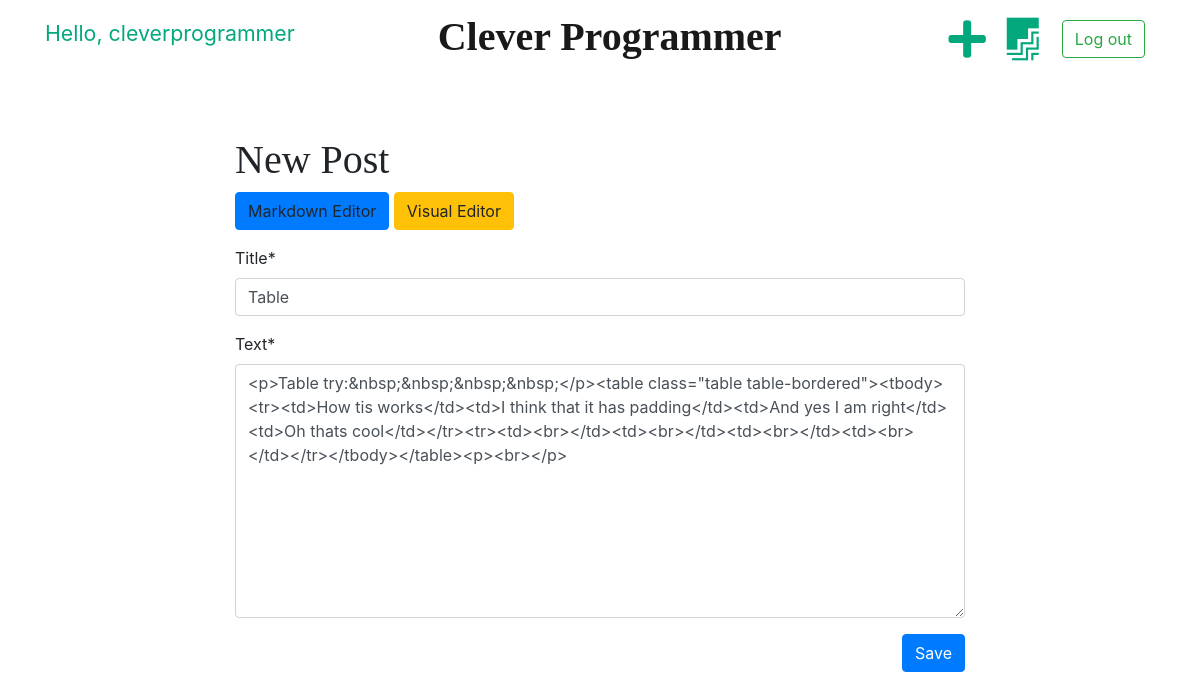
The app's page /post/19/edit/ (signed in) with its own data.
### blog/models.py (models this page shows, shortened)
class Post(models.Model):
    author = models.ForeignKey('auth.User', on_delete=models.CASCADE)
    title = models.CharField(max_length=200)
    text = models.TextField()
    created_date = models.DateTimeField(default=timezone.now)
    published_date = models.DateTimeField(blank=True, null=True)

### blog/views.py (the view)
# urls.py: path('post/<int:pk>/edit/', views.post_edit, name='post_edit'),
@login_required
def post_edit(request, pk):
    post = get_object_or_404(Post, pk=pk)
    if request.method == 'POST':
        form = PostForm(request.POST, instance=post)
        if form.is_valid():
            post = form.save(commit=False)
            post.author = request.user
            post.save()
            return redirect('post_detail', pk=post.pk)
    else:
        form = PostForm(instance=post)
        stuff_for_frontend = {'form': form, 'post': post}
    return render(request, 'blog/post_edit.html', stuff_for_frontend)

### blog/forms.py
class PostForm(forms.ModelForm):
    helper = FormHelper()
    helper.form_method = 'POST'
    helper.add_input(Submit('Save', 'Save', css_class='btn-primary'))
    class Meta:
        model = Post
        fields = ('title', 'text')
        widgets = {
            "text":forms.Textarea(attrs={'name':'editordata','placeholder':'You can use markdown here...','class':'summernote'}),
        }

### blog/templates/blog/post_edit.html (shortened to what this page needs)
{% extends 'blog/base.html' %}
{% load crispy_forms_tags %}
{% block content %}
    <h1>New Post</h1>
	<a class="btn btn-primary" onclick="summernoteDestroy()">Markdown Editor</a> <a class="btn btn-warning" onclick="summernoteCall()">Visual Editor</a>
    <form method="post" class="post-form-blog">
        {% crispy form %}
    </form>
{% endblock %}

### blog/templates/blog/base.html (shortened to what this page needs)
{% load staticfiles %}
<!DOCTYPE html>
<html lang="en">
<head>
    <link rel="stylesheet" href="https://stackpath.bootstrapcdn.com/bootstrap/4.1.3/css/bootstrap.min.css">
    <link rel="stylesheet" href="{% static 'css/blog.css' %}">
    <link rel="stylesheet" href="https://use.fontawesome.com/releases/v5.2.0/css/all.css"
>
    <link rel="stylesheet" href="{% static 'css/zenburn.css' %}">
</head>
<body>
<nav class="navbar navbar-expand-md navbar-light navbar-brand-center">
	<div class="container">
	<div class="navbar-header">
		<a href="{% url 'post_list' %}" class='navbar-brand'><h1><strong>Clever Programmer</strong></h1></a>
		{% if user.is_authenticated %}
		<p class="top-menu-hello">Hello, {{ user.username }}</p>
		</div>
		<div class="collapse navbar-collapse" id="navbarText">
			<ul class="navbar-nav ml-auto mt-2 mt-lg-0">
			  <li class="nav-item">
				<a href="{% url 'post_new' %}" class="nav-link top-menu"><i class="fas fa-plus fa-2x"></i></a>
			  </li>
			  <li class="nav-item">
				<a href="{% url 'post_draft_list' %}" class="nav-link top-menu"><i class="fab fa-firstdraft fa-2x"></i></a>
			  </li>
			  <li class="nav-item">
				<a href="{% url 'logout' %}" class="btn btn-outline-success">Log out</a>
			  </li>
			  {% endif %}
			</ul>
		</div>
	</div>
</nav>
<div class="content container">
    <div class="row py-4">
		<div class="col-0 col-sm-1 col-md-2"></div>
        <div class="col-12 col-sm-10 col-md-8">
            {% block content %}
            {% endblock %}
        </div>
    </div>
</div>
<link href="https://cdnjs.cloudflare.com/ajax/libs/summernote/0.8.9/summernote-bs4.css" rel="stylesheet">
</body>
</html>

### blog/static/css/blog.css (style rules this page uses)
.navbar-header { float: left; text-align: center; width: 100%; }
.top-menu-hello { float:left !important; margin-top: 10px; color: #03a87c; font-size: 16pt; }
.content { margin-top:30px; }
h1, h2, h3, h4 { font-family: 'Tangerine', 'Inconsolata', 'Droid Sans', serif; }
.post-form-blog textarea { width:100%; }
.post-form-blog .btn-primary { float: right; }
.top-menu, .top-menu:hover { color: #03a87c !important; float: right; font-size: 16pt; margin-right: 5px !important; }
.btn-outline-success { margin: 10px 10px; float:right; }

### records on screen
Post: title "Table", text "<p>Table try:&nbsp;&nbsp;&nbsp;&nbsp;</p><table class=\"table table-bordered\"><tbody><tr><td>How tis works</td><td>I think that it has padding</td><td>And yes I am right</td><td>Oh thats cool</td></tr><tr><td><br></td><td><br></td><td><br></td><td><br></td></tr></tbody></table><p><br></p>"

### other values on screen
{{ user.username }} "cleverprogrammer"
